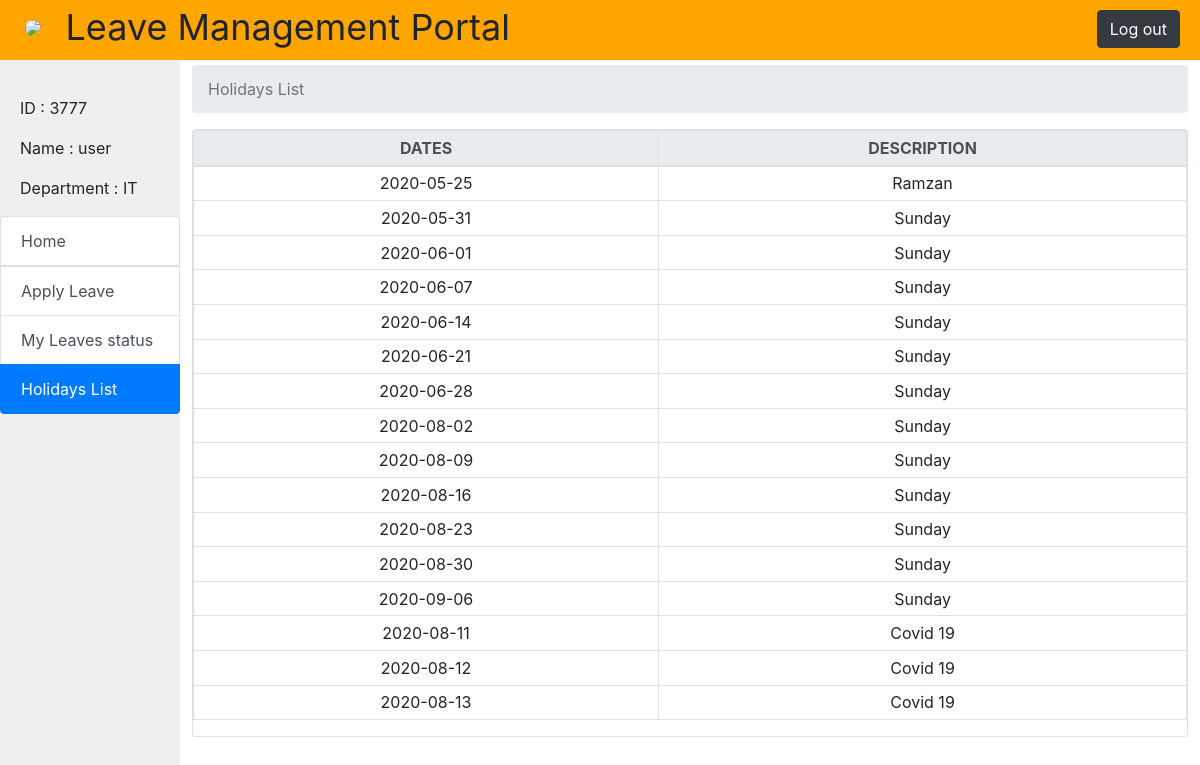
The app's page /holidayslist.php (signed in) with its own data.
### tables this page shows
CREATE TABLE `holydays` (
  `id` int(11) NOT NULL,
  `DATEs` date NOT NULL,
  `DESCRIPTIONs` text NOT NULL
);

### holidayslist.php (the view, shortened to what this page needs)
<!DOCTYPE html>
<html>
    <head profile="https://upload.wikimedia.org/wikipedia/commons/4/47/Anits_logo.jpg">
        <link rel="stylesheet" href="https://stackpath.bootstrapcdn.com/bootstrap/4.4.1/css/bootstrap.min.css">
    </head>
    <body>
      <div class="topbar">
            <img class="anits" src="https://upload.wikimedia.org/wikipedia/commons/4/47/Anits_logo.jpg" width="50px">
            <span class="heading" >Leave Management Portal</span>
            <button id="logout" type="button" class="btn btn-dark" onclick="location.href='logout.php'" >Log out</button>
        </div>
        <div class="sidebar">
            <div class="profile">
                <p class="id">ID : <?php echo $_SESSION['EMPID'];?></p>
                <p class="name">Name : <?php echo $_SESSION['EMPNAME'];?></p>
                <p class="department">Department : IT</p>
            </div>
            <form method='post'>
            <div id="actions" class="list-group">
                  <button type="button" class="list-group-item list-group-item-action" onclick="location.href='redirect.php'">Home</button>
                  <button type="button" class="list-group-item list-group-item-action" onclick="location.href='apleave.php'"> Apply Leave</button>
                  <button type="button" class="list-group-item list-group-item-action" onclick="location.href='leavestatus.php'">My Leaves status</button>
                  <button type="button" class="list-group-item active list-group-item-action"onclick="location.href='holidayslist.php'">Holidays List</button>
            </div>
              </form >
        </div>
        <div class="content">
             <nav aria-label="breadcrumb">
              <ol class="breadcrumb">
                <li class="breadcrumb-item active" aria-current="page">Holidays List</li>
              </ol>
            </nav>
            <div class="holidays">
                <?php
                    $link=mysqli_connect("127.0.0.1:3306","root","","lmsystem2");
     $query =  mysqli_query($link,("SELECT * FROM `holydays`"));
    if(isset($query))
    {
  if($query->num_rows >= 1){
    echo '<div class="card mb-md-5">
        <table class="table table-bordered table-responsive-sm table-sm w-100">
            <thead class="thead-light center">
                <th>DATES</th>
                <th>DESCRIPTION</th>
                </thead>';
    while ($row = $query->fetch_object()){
        $student = <<<STAFF
                <tr class="center">
                    <td>$row->DATEs</td>
                    <td>$row->DESCRIPTIONs</td>
                </tr>
STAFF;
    echo $student;
    }
    echo '</table></div>';
}else
  {
    echo '<div class="mt-4">
        <h1 class="text-md text-center">Nothing available</h1></div>';
}
}
                ?>
            </div>
        </div>
    </body>
</html>

### holidayslist.php (style rules this page uses)
.topbar { background-color: orange; height: 60px; width: 100%; position: fixed; z-index: 2; }
.sidebar { height: 100%; width: 15%; left: 0; background-color: #f0efed; padding-top: 8%; float: left; position: fixed; z-index: 1; }
#logout { float: right; margin: 10px 20px auto; }
.heading { font-size: 36px; }
.anits { border-radius: 10px; margin-left: 25px; margin-right: 20px; margin-bottom: 15px; }
.profile { margin-left: 20px; }
.content { margin-left: 16%; margin-right: 1%; padding-top: 65px; }
.center { text-align: center; }

### records on screen
holydays: DATEs "2020-05-25", DESCRIPTIONs "Ramzan"
holydays: DATEs "2020-05-31", DESCRIPTIONs "Sunday"
holydays: DATEs "2020-06-01", DESCRIPTIONs "Sunday"
holydays: DATEs "2020-06-07", DESCRIPTIONs "Sunday"
holydays: DATEs "2020-06-14", DESCRIPTIONs "Sunday"
holydays: DATEs "2020-06-21", DESCRIPTIONs "Sunday"
holydays: DATEs "2020-06-28", DESCRIPTIONs "Sunday"
holydays: DATEs "2020-08-02", DESCRIPTIONs "Sunday"
holydays: DATEs "2020-08-09", DESCRIPTIONs "Sunday"
holydays: DATEs "2020-08-16", DESCRIPTIONs "Sunday"
holydays: DATEs "2020-08-23", DESCRIPTIONs "Sunday"
holydays: DATEs "2020-08-30", DESCRIPTIONs "Sunday"
holydays: DATEs "2020-09-06", DESCRIPTIONs "Sunday"
holydays: DATEs "2020-08-11", DESCRIPTIONs "Covid 19"
holydays: DATEs "2020-08-12", DESCRIPTIONs "Covid 19"
holydays: DATEs "2020-08-13", DESCRIPTIONs "Covid 19"

### other values on screen
$_SESSION['EMPID'] "3777"
$_SESSION['EMPNAME'] "user"
